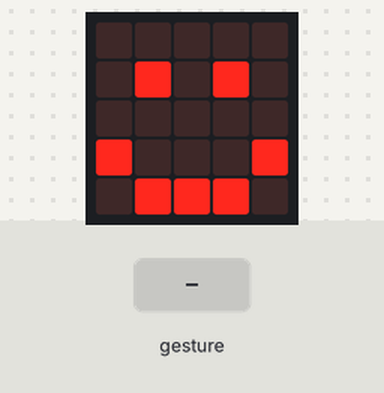
This program was run on a simulated BBC micro:bit (MakeCode). Parts: the board's 5×5 LED display. The inputs (shaded band) are chosen by the test bench. Random numbers come from a fixed seed; a tilt is held for 1.5 s and a shake lasts 1 s, then the board lies face up again.

Above: at 1.8 s.
1.9 s: gesture 'shake'
At 3.2 s:
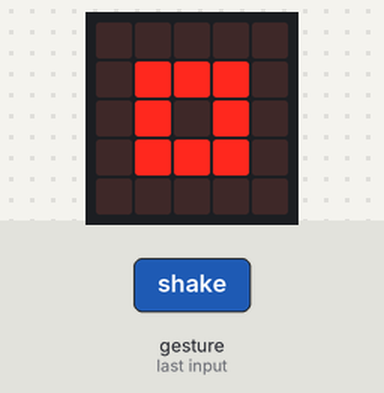
3.6 s: gesture 'shake'
At 4.5 s:
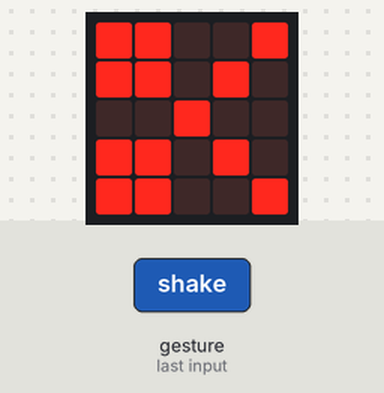
Timing chart, 0 to 6.6 s (numbered marks = the images above; inputs shaded):
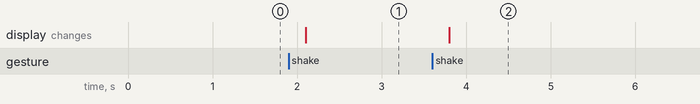

The program:

main.ts
```typescript
// (licence header left out)
// variables
let randomNumber: number = 0

randomNumber = -1

// setup
basic.clearScreen()
basic.showIcon(IconNames.Happy)

// shake
input.onGesture(Gesture.Shake, function() {

    randomNumber = randint(0, 2)
// rock
    if (randomNumber == 0) {

        basic.showIcon(IconNames.SmallSquare)
    }

// paper
    if (randomNumber == 1) {

        basic.showIcon(IconNames.Square)
    }

// scissors
    if (randomNumber == 2) {

        basic.showIcon(IconNames.Scissors)
    }
})
```

Measured:
- after the input at 1.9 s, the display: changes after 0.20 s (image 1)
- after the input at 3.6 s, the display: changes after 0.20 s (image 2)
